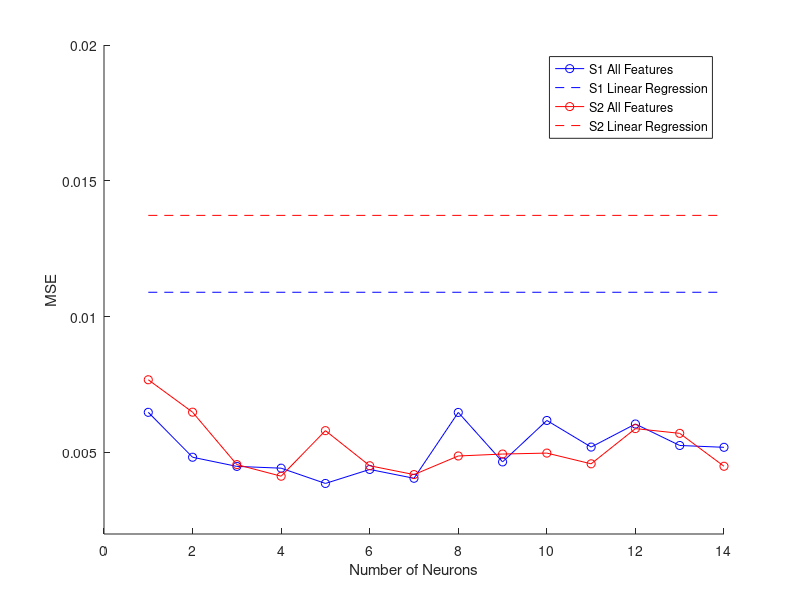
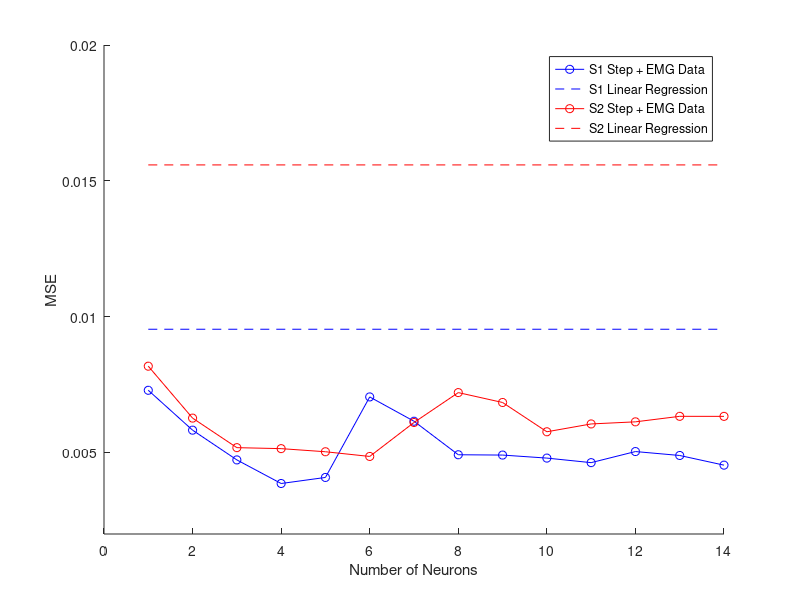
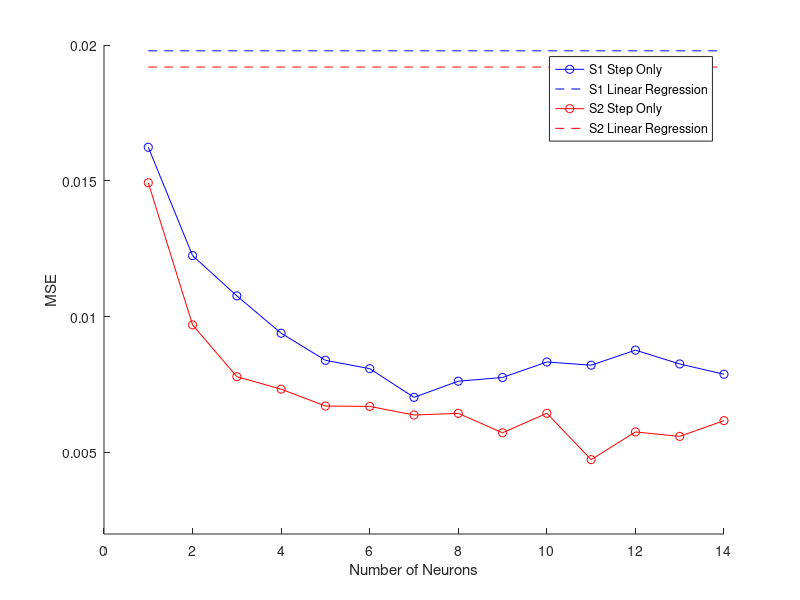
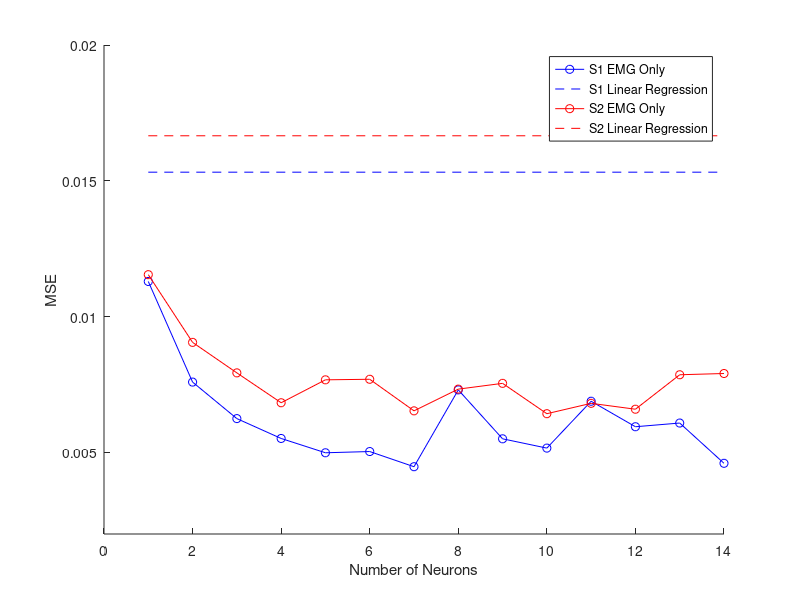

MATLAB code to generate these figures, in order: (Note: this script raises an error after producing the figures.)
% Plots + Tables for Paper + Poster 
% CS229 Project, Fall 2018


close all; clear all; clc; 




%%----------------------- K-Fold Plots -----------------------
load('k_fold_data.mat'); 


ylims = [2, 20] * 1e-3; 

% All features 
figure, hold on 
plot(michael_fits.mse_list_all, 'bo-', 'DisplayName', 'S1 All Features');
plot([1, length(michael_fits.mse_list_all)], min(michael_fits.mse_lr_all) * ones(1, 2), 'b--', 'DisplayName', 'S1 Linear Regression')
plot(eley_fits.mse_list_all, 'ro-', 'DisplayName', 'S2 All Features');
plot([1, length(eley_fits.mse_list_all)], min(eley_fits.mse_lr_all) * ones(1, 2), 'r--', 'DisplayName', 'S2 Linear Regression')
legend show
xlabel('Number of Neurons');
ylabel('MSE')
ylim(ylims);
hold off 
print('cv_all_features', '-dpng', '-r300'); 

% No Control
figure, hold on 
plot(michael_fits.mse_list_nc, 'bo-', 'DisplayName', 'S1 Step + EMG Data');
plot([1, length(michael_fits.mse_list_nc)], min(michael_fits.mse_lr_nc) * ones(1, 2), 'b--', 'DisplayName', 'S1 Linear Regression')
plot(eley_fits.mse_list_nc, 'ro-', 'DisplayName', 'S2 Step + EMG Data');
plot([1, length(eley_fits.mse_list_nc)], min(eley_fits.mse_lr_nc) * ones(1, 2), 'r--', 'DisplayName', 'S2 Linear Regression')
legend show
xlabel('Number of Neurons');
ylabel('MSE')
ylim(ylims);
hold off 
print('cv_no_control', '-dpng', '-r300'); 


% Step Only
figure, hold on 
plot(michael_fits.mse_list_so, 'bo-', 'DisplayName', 'S1 Step Only');
plot([1, length(michael_fits.mse_list_so)], min(michael_fits.mse_lr_so) * ones(1, 2), 'b--', 'DisplayName', 'S1 Linear Regression')
plot(eley_fits.mse_list_so, 'ro-', 'DisplayName', 'S2 Step Only');
plot([1, length(eley_fits.mse_list_so)], min(eley_fits.mse_lr_so) * ones(1, 2), 'r--', 'DisplayName', 'S2 Linear Regression')
legend show
xlabel('Number of Neurons');
ylabel('MSE')
ylim(ylims);
hold off 
print('cv_step_only', '-dpng', '-r300'); 

% Emg Only 
figure, hold on 
plot(michael_fits.mse_list_emg, 'bo-', 'DisplayName', 'S1 EMG Only');
plot([1, length(michael_fits.mse_list_emg)], min(michael_fits.mse_lr_emg) * ones(1, 2), 'b--', 'DisplayName', 'S1 Linear Regression')
plot(eley_fits.mse_list_emg, 'ro-', 'DisplayName', 'S2 EMG Only');
plot([1, length(eley_fits.mse_list_emg)], min(eley_fits.mse_lr_emg) * ones(1, 2), 'r--', 'DisplayName', 'S2 Linear Regression')
legend show
xlabel('Number of Neurons');
ylabel('MSE')
ylim(ylims);
hold off 
print('cv_emg_only', '-dpng', '-r300'); 

%    set(0, 'currentfigure', fig); hold on
 %   plot(mse_list_all, [col, 'x-'], 'DisplayName', 'All Parameters');
  %  plot(mse_list_nc, [col, 'o-'], 'DisplayName', 'Step + EMG');
  %  plot(mse_list_so, [col, 'd-'], 'DisplayName', 'Step Data Only');
   % plot(mse_list_emg, [col, 's-'], 'DisplayName', 'EMG Only');
    %plot([1, length(mse_list_all)], min(kfold_lr_mse) * ones(1, 2), [col, '--'], 'DisplayName', 'Linear Regression')
    %hold off  
%set(0, 'currentfigure', fig); legend(show); 








load('processed_data.mat'); 
eley_unit_var = data_scaling(eley_data);
michael_unit_var = data_scaling(michael_data); 








%% Make Data Zero Mean and Unit Variance 




%perm = randperm(np_e); 
%eley_permute = eley_unit_var(perm, :);     % randomly swap rows 
%eley_met_lr = eley_metabolics(perm); 
%eley_lr = [eley_permute, ones(length(eley_permute), 1)]; 





% lr_model = CVMdl.Trained

%theta_best = 
%}

%%---------------------------- PCA --------------------------------------


% Take all the data first and make it unit mean and variance 



%[coeff_all, score_all, latent_all, tsquared_all, explained_all, mu_all] = pca(all_unit_var);
%U_all = coeff_all(:, 1:num_pcs_all);
%pca_all = all_unit_var * U_all; 


% Eley Data 
num_pcs_all = 8;
num_pcs_nc = 8;

eley_no_controls = eley_unit_var(:, 1:(end - 4));
eley_emg_only = eley_unit_var(:, 10:25); 
eley_step_only = eley_unit_var(:, 1:9); 

% All data 
[coeff_e_all, score_e_all, latent_e_all, tsquared_e_all, explained_e_all, mu_e_all] = pca(eley_unit_var);
U_e_all = coeff_e_all(:, 1:num_pcs_all);
pca_e_all = eley_unit_var * U_e_all; 

[coeff_e_nc, score_e_nc, latent_e_nc, tsquared_e_nc, explained_e_nc, mu_e_no] = pca(eley_no_controls);
U_e_nc = coeff_e_nc(:, 1:num_pcs_nc);
pca_e_nc = eley_no_controls * U_e_nc; 


[coeff_e_emg, score_e_emg, latent_e_emg, tsquared_e_emg, explained_e_emg, mu_e_emg] = pca(eley_emg_only);
[coeff_e_so, score_e_so, latent_e_so, tsquared_e_so, explained_e_so, mu_e_so] = pca(eley_step_only);



figure, hold all
plot(cumsum(explained_e_all), 'DisplayName', 'All Features')
plot(cumsum(explained_e_nc), 'DisplayName', 'Step + EMG')
plot(cumsum(explained_e_emg), 'DisplayName', 'EMG Only')
plot(cumsum(explained_e_so), 'DisplayName', 'Step Only')
legend show; 
hold off 






%U_all = coeff_all(:, 1:num_pcs_all);
%pca_all = all_unit_var * U_all; 


% Michael Data 



%{

data_no_emg = data(:, 1:(end-16)); 
emg_only = data(:, (end-15):end);   % for PCA, woot woot!

left_emg_idx = [1:4, 9:12]; 
right_emg_idx = [5:8, 13:16]; 




%% pca on the emg becase "machine learning"

% take all the emg make zero mean and unit variance
emg_for_pca = bsxfun(@minus, emg_only, mean(emg_only));
emg_for_pca = bsxfun(@rdivide, emg_for_pca, sqrt(var(emg_for_pca)));
[coeff,score,latent, tsquared, explained, mu] = pca(emg_for_pca);

num_pcs = 6; 
U = coeff(:, 1:num_pcs);
pca_emg = emg_for_pca * U; 



% find mean RMS for constant prediction 

constant_pred_rms = rms(full_metabolics - mean(full_metabolics));
constant_pred_mse = constant_pred_rms^2; 
display(constant_pred_rms); 
display(constant_pred_mse); 

%}


% 
